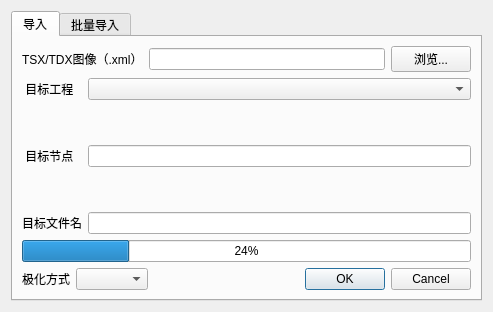
<?xml version="1.0" encoding="UTF-8"?>
<ui version="4.0">
 <class>Import_TSX</class>
 <widget class="QWidget" name="Import_TSX">
  <property name="geometry">
   <rect>
    <x>0</x>
    <y>0</y>
    <width>493</width>
    <height>312</height>
   </rect>
  </property>
  <property name="windowTitle">
   <string>导入TerraSAR-X/TanDEM-X数据</string>
  </property>
  <property name="windowIcon">
   <iconset resource="../resources/QtWidgetsApplication3.qrc">
    <normaloff>:/QtWidgetsApplication3/icon/InSARapp.ico</normaloff>:/QtWidgetsApplication3/icon/InSARapp.ico</iconset>
  </property>
  <layout class="QVBoxLayout" name="verticalLayout">
   <item>
    <widget class="QTabWidget" name="tabWidget">
     <property name="currentIndex">
      <number>0</number>
     </property>
     <widget class="QWidget" name="tab_3">
      <attribute name="title">
       <string>导入</string>
      </attribute>
      <layout class="QVBoxLayout" name="verticalLayout_6" stretch="1,3,1,0">
       <item>
        <layout class="QHBoxLayout" name="horizontalLayout_4">
         <item>
          <widget class="QLabel" name="label_6">
           <property name="text">
            <string>TSX/TDX图像（.xml）</string>
           </property>
          </widget>
         </item>
         <item>
          <widget class="QLineEdit" name="LineEdit_xml"/>
         </item>
         <item>
          <widget class="QPushButton" name="button_xml_browse">
           <property name="text">
            <string>浏览...</string>
           </property>
          </widget>
         </item>
        </layout>
       </item>
       <item>
        <layout class="QFormLayout" name="formLayout">
         <item row="0" column="0">
          <widget class="QLabel" name="label_3">
           <property name="text">
            <string> 目标工程</string>
           </property>
          </widget>
         </item>
         <item row="0" column="1">
          <widget class="QComboBox" name="comboBox_dst_project"/>
         </item>
         <item row="1" column="1">
          <spacer name="verticalSpacer">
           <property name="orientation">
            <enum>Qt::Vertical</enum>
           </property>
           <property name="sizeHint" stdset="0">
            <size>
             <width>20</width>
             <height>40</height>
            </size>
           </property>
          </spacer>
         </item>
         <item row="2" column="0">
          <widget class="QLabel" name="label_4">
           <property name="text">
            <string> 目标节点</string>
           </property>
          </widget>
         </item>
         <item row="3" column="1">
          <spacer name="verticalSpacer_2">
           <property name="orientation">
            <enum>Qt::Vertical</enum>
           </property>
           <property name="sizeHint" stdset="0">
            <size>
             <width>20</width>
             <height>40</height>
            </size>
           </property>
          </spacer>
         </item>
         <item row="4" column="0">
          <widget class="QLabel" name="label_5">
           <property name="text">
            <string>目标文件名</string>
           </property>
          </widget>
         </item>
         <item row="4" column="1">
          <widget class="QLineEdit" name="LineEdit_dst_filename"/>
         </item>
         <item row="2" column="1">
          <widget class="QLineEdit" name="lineEdit_dst_node"/>
         </item>
        </layout>
       </item>
       <item>
        <widget class="QProgressBar" name="progressBar">
         <property name="value">
          <number>24</number>
         </property>
        </widget>
       </item>
       <item>
        <layout class="QHBoxLayout" name="horizontalLayout_7">
         <item>
          <widget class="QLabel" name="label_7">
           <property name="text">
            <string>极化方式</string>
           </property>
          </widget>
         </item>
         <item>
          <widget class="QComboBox" name="comboBox_pol"/>
         </item>
         <item>
          <widget class="QDialogButtonBox" name="buttonBox">
           <property name="standardButtons">
            <set>QDialogButtonBox::Cancel|QDialogButtonBox::Ok</set>
           </property>
          </widget>
         </item>
        </layout>
       </item>
      </layout>
     </widget>
     <widget class="QWidget" name="tab">
      <attribute name="title">
       <string>批量导入</string>
      </attribute>
      <layout class="QVBoxLayout" name="verticalLayout_3" stretch="4,4">
       <item>
        <layout class="QHBoxLayout" name="horizontalLayout" stretch="8,2">
         <item>
          <layout class="QVBoxLayout" name="verticalLayout_2">
           <item>
            <widget class="QListWidget" name="listWidget"/>
           </item>
          </layout>
         </item>
         <item>
          <layout class="QVBoxLayout" name="verticalLayout_4">
           <item>
            <widget class="QPushButton" name="pushButton_add">
             <property name="text">
              <string>添加</string>
             </property>
            </widget>
           </item>
           <item>
            <widget class="QPushButton" name="pushButton_remove">
             <property name="text">
              <string>移除</string>
             </property>
            </widget>
           </item>
          </layout>
         </item>
        </layout>
       </item>
       <item>
        <layout class="QHBoxLayout" name="horizontalLayout_3">
         <item>
          <layout class="QVBoxLayout" name="verticalLayout_5">
           <item>
            <layout class="QHBoxLayout" name="horizontalLayout_6" stretch="3,7">
             <item>
              <widget class="QLabel" name="label">
               <property name="text">
                <string>目标工程</string>
               </property>
              </widget>
             </item>
             <item>
              <widget class="QComboBox" name="comboBox_dst_project_2"/>
             </item>
            </layout>
           </item>
           <item>
            <layout class="QHBoxLayout" name="horizontalLayout_5" stretch="3,7">
             <item>
              <widget class="QLabel" name="label_2">
               <property name="text">
                <string>目标节点</string>
               </property>
              </widget>
             </item>
             <item>
              <widget class="QLineEdit" name="lineEdit_dst_node_2"/>
             </item>
            </layout>
           </item>
           <item>
            <layout class="QHBoxLayout" name="horizontalLayout_8" stretch="3,7">
             <item>
              <widget class="QLabel" name="label_8">
               <property name="text">
                <string>极化方式</string>
               </property>
              </widget>
             </item>
             <item>
              <widget class="QComboBox" name="comboBox_pol2"/>
             </item>
            </layout>
           </item>
           <item>
            <layout class="QHBoxLayout" name="horizontalLayout_2" stretch="5,5">
             <item>
              <widget class="QProgressBar" name="progressBar_2">
               <property name="value">
                <number>24</number>
               </property>
              </widget>
             </item>
             <item>
              <widget class="QDialogButtonBox" name="buttonBox_2">
               <property name="standardButtons">
                <set>QDialogButtonBox::Cancel|QDialogButtonBox::Ok</set>
               </property>
              </widget>
             </item>
            </layout>
           </item>
          </layout>
         </item>
        </layout>
       </item>
      </layout>
     </widget>
    </widget>
   </item>
  </layout>
 </widget>
 <resources>
  <include location="../resources/QtWidgetsApplication3.qrc"/>
 </resources>
 <connections/>
</ui>
